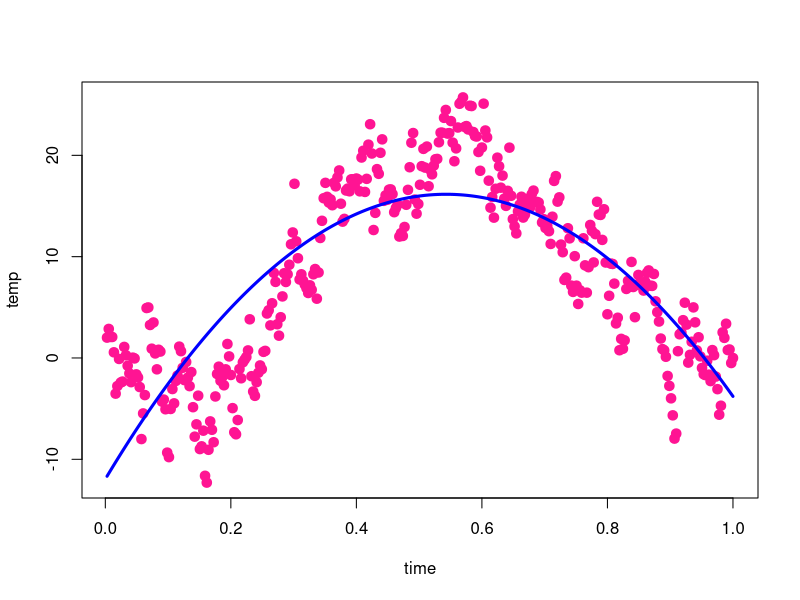
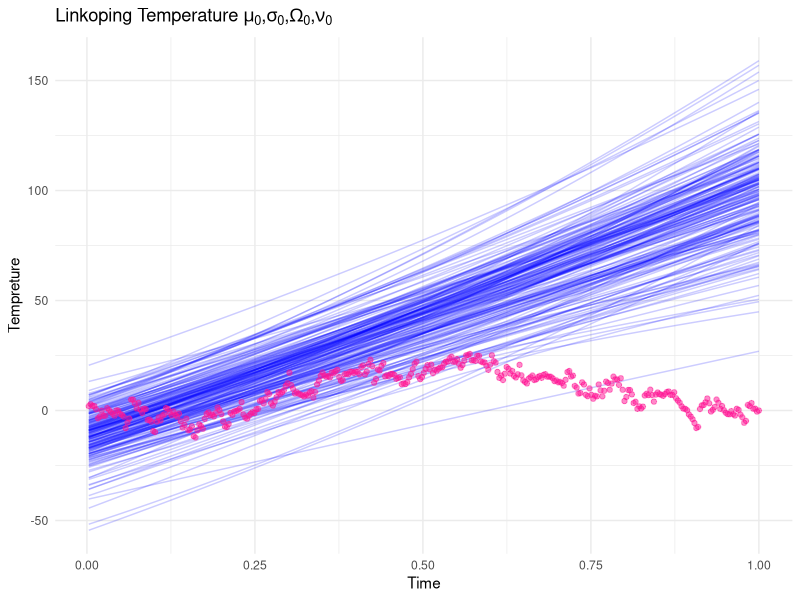
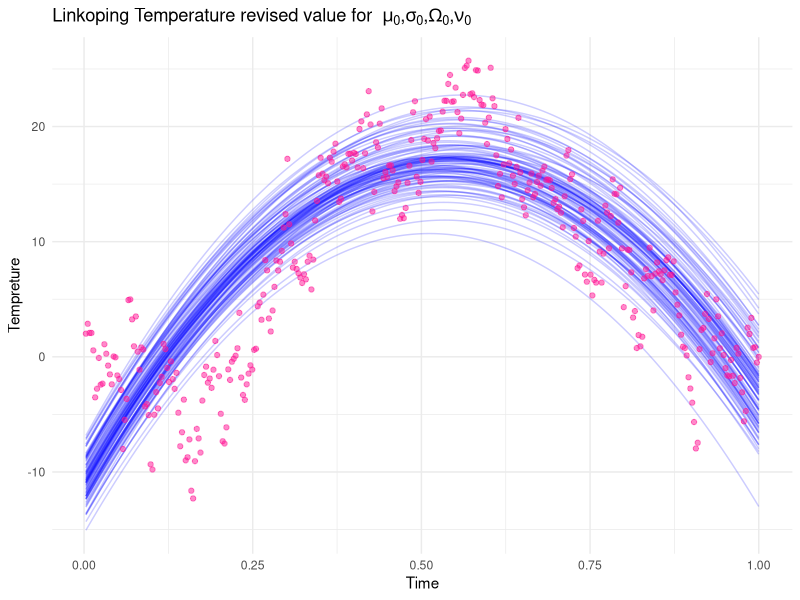
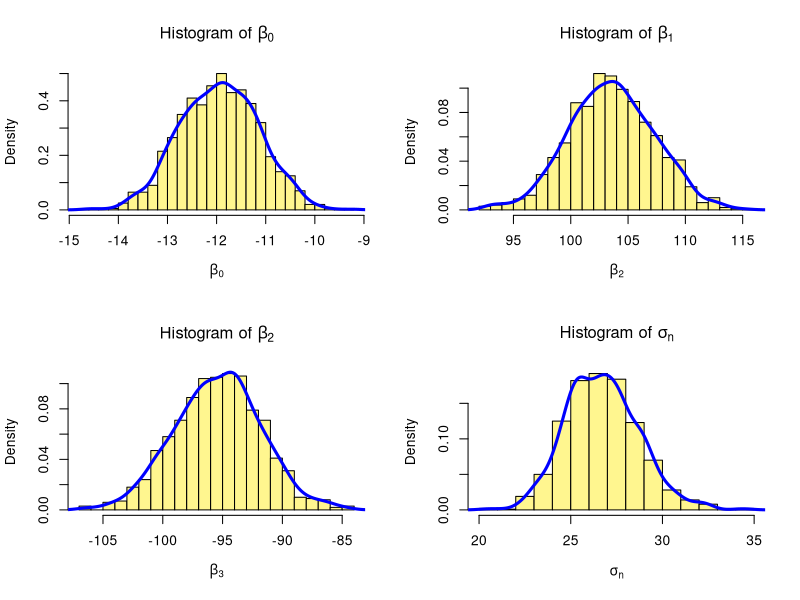
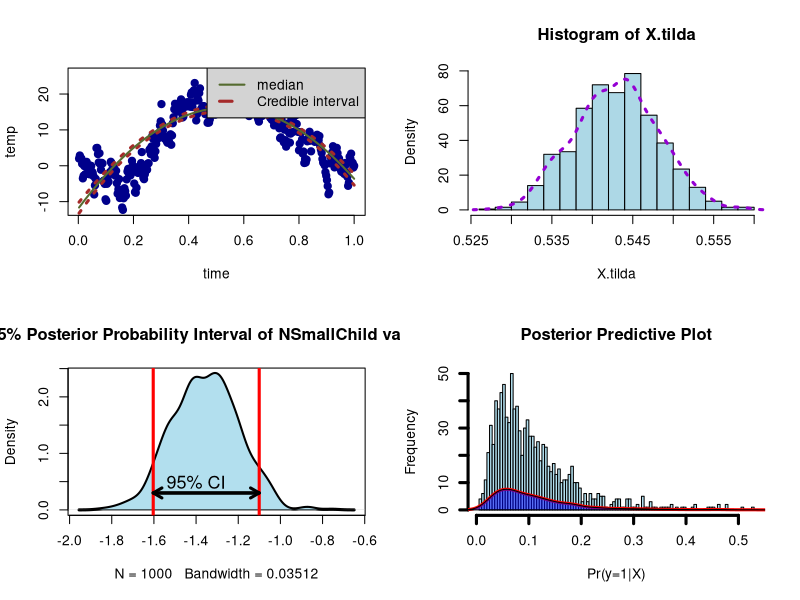
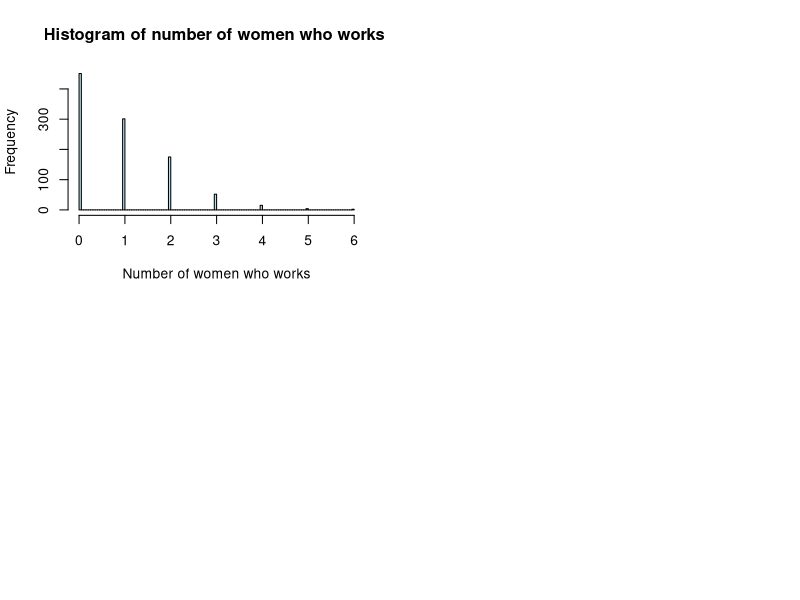

Reproduce these figures in R, in order.
TempLink = read.table("TempLinkoping.txt",header = TRUE)
attach(TempLink)

dim(TempLink)

head(TempLink)

# setting the initial values
mu.0 = c(-10,100,10)
omega.0 = 0.01*diag(3)
nu.0 = 4
sigma2.0 = 1



tau2<- function(data,mu,n){
    sum((log(data)-mu)^2)/n
}
# Random generation from a scaled inverse chisquare
rinvchisq <- function(draws, n, tau) {
chi_square <- rchisq(draws, n)
return( tau*(n-1)/chi_square )
}
# Density of a scaled inverse chisquare
dinvchisq <- function(data, df, tau) {
return( (tau2*df/2)^(df/2)/gamma(df/2) * exp(-df*tau2/(2*data)) / data^(1+df/2) )
}


lmTemp = lm( temp ~ time + I(time^2), data = TempLink)

summary(lmTemp)

sqrt(26.7)

sum(lmTemp$residuals**2)/length(lmTemp$residuals)

plot(y=temp,x=time,col='deeppink',pch=19,lwd=3)
lines(y=lmTemp$fitted.values,x=time,col='blue',lwd=3)

library(mvtnorm )


sigma2.prior <- function(){
    rinvchisq(draws = 1,n = nu.0,tau = sigma2.0)
}

Beta.prior <- function(sigma2){
    rmvnorm(mean =mu.0,n=1,sigma = sigma2*solve(omega.0))
}

# create empty structure for sigma,Beta and error
NDraws = 200
ErrorTerm = numeric(NDraws)
sigma2 = numeric(NDraws)
BetaList = matrix(,NDraws,3)
colnames(BetaList) = c('B0','B1','B2')


for(i in 1:NDraws){
    sigma2[i] = sigma2.prior()
    BetaList[i,1] = Beta.prior(sigma2[i])[1]
    BetaList[i,2] = Beta.prior(sigma2[i])[2]
    BetaList[i,3] = Beta.prior(sigma2[i])[3]
    ErrorTerm[i] = rnorm(1,mean = 0,sd = sqrt(sigma2))
}

Bayes.Regressor = matrix(,length(time),NDraws)

for(i in 1:NDraws){
    Bayes.Regressor[,i]= BetaList[i,1] +BetaList[i,2]*time + BetaList[i,3]*(time^2) + ErrorTerm[i]
}
colnames(Bayes.Regressor)=paste0('model',1:NDraws)

head(data.frame(Bayes.Regressor),1)

TempLink1=data.frame(TempLink)
models=data.frame(TempLink1,Bayes.Regressor)

# PLOT for start value of parameters
library(ggplot2)
plot_start_param= ggplot(models , aes(y=temp,x = time)) +
  labs(title =expression(paste("Linkoping Temperature"," " ,mu[0],',',sigma[0],",",
                               Omega[0],',',nu[0])),x = "Time", y="Tempreture") + theme_minimal()

for(i in names(models)[-c(1,2)]){
  plot_start_param = plot_start_param +
    geom_line(aes_string(y = i), color="blue", alpha=0.2)
}

plot_start_param = plot_start_param +
  geom_point(aes(y = temp), alpha=0.5,color='deeppink')
plot_start_param

lmTemp$coefficients

mu.0 = c(-11, 103,-95)
omega.0 = 0.01*diag(3)
nu.0 = 10
sigma2.0 =  0.03
NDraws=100
Bayes.Regressor2 = matrix(,length(time),NDraws)
ErrorTerm2 = numeric(NDraws)
sigma22 = numeric(NDraws)
BetaList2 = matrix(,NDraws,3)
colnames(BetaList2) = c('B0','B1','B2')
for(i in 1:NDraws){
    sigma22[i] = sigma2.prior()
    BetaList2[i,1] = Beta.prior(sigma22[i])[1]
    BetaList2[i,2] = Beta.prior(sigma22[i])[2]
    BetaList2[i,3] = Beta.prior(sigma22[i])[3]
    ErrorTerm[i] = rnorm(1,mean = 0,sd = sqrt(sigma22))
}
for(i in 1:NDraws){
    Bayes.Regressor2[,i]= BetaList2[i,1] +BetaList2[i,2]*time + BetaList2[i,3]*(time^2) + ErrorTerm2[i]
}
TempLink2=data.frame(TempLink)
models2=data.frame(TempLink2,Bayes.Regressor2)
plot_new_param= ggplot(models2 , aes(y=temp,x = time)) +
  labs(title =expression(paste("Linkoping Temperature revised value for "," " ,mu[0],',',sigma[0],",",
                               Omega[0],',',nu[0])),x = "Time", y="Tempreture") + theme_minimal()

for(i in names(models2)[-c(1,2)]){
  plot_new_param = plot_new_param +
    geom_line(aes_string(y = i), color="blue", alpha=0.2)
}

plot_new_param = plot_new_param +
  geom_point(aes(y = temp), alpha=0.5,color='deeppink')
plot_new_param

X=model.matrix(lmTemp)
y = temp
# setting the initial values
mu.0 =  c(-11, 103,-95)
omega.0 = 0.01*diag(3)
nu.0 = 4
sigma2.0 = 1
n = dim(X)[1]
NDraws = 1000

omega.n = t(X) %*% X + omega.0
nu.n = nu.0 + n -3 
betaHat = solve(t(X) %*% X) %*% t(X) %*% y
mu.n = solve(t(X) %*% X + omega.0) %*% (t(X) %*% X %*% betaHat + omega.0 %*% mu.0)
sigma2.n = (nu.0 * sigma2.0 + (t(y) %*% y + t(mu.0) %*% omega.0%*% mu.0 - t(mu.n) %*% omega.n %*% mu.n)) / nu.n

sigma2n.pos = numeric(NDraws)
BetaList2n.pos = matrix(,NDraws,3)
colnames(BetaList2n.pos)=c('B0','B1','B2')
pos.sigma2 <- function(nu.n,sigma2.n){
    rinvchisq(1,n = nu.n,tau = sigma2.n)
    
}
pos.Beta <- function(sigma2_n,mu_n,omega_n){
    rmvnorm(1, mu_n, solve(omega_n)*as.numeric(sigma2_n))
}

for (i in 1:NDraws ){
    sigma2n.pos[i] = pos.sigma2(nu.n,sigma2.n)
    BetaList2n.pos[i,] = pos.Beta(sigma2_n = sigma2.n,mu_n = mu.n,omega_n = omega.n)
}

par(mfrow=c(2,2))
p1 =hist(BetaList2n.pos[,1],breaks = 20,probability = TRUE,
         xlab = expression(beta[0]),col='khaki1',main=expression(paste('Histogram of'," " ,beta[0])))
lines(density(BetaList2n.pos[,1]),lwd=3,col='blue')
p2 = hist(BetaList2n.pos[,2],breaks = 20,probability = TRUE,
          xlab = expression(beta[2]),col='khaki1',main=expression(paste('Histogram of'," " ,beta[1])))
lines(density(BetaList2n.pos[,2]),lwd=3,col='blue')

p3 = hist(BetaList2n.pos[,3],breaks = 20,probability = TRUE,
          xlab = expression(beta[3]),col='khaki1',main=expression(paste('Histogram of'," " ,beta[2])))
lines(density(BetaList2n.pos[,3]),lwd=3,col='blue')

p4= hist(sigma2n.pos,probability=TRUE,col='khaki1',
         xlab = expression(sigma[n]),breaks=20,,main=expression(paste('Histogram of'," " ,sigma[n])))
lines(density(sigma2n.pos),lwd=3,col='blue')

Beta.median = apply ( BetaList2n.pos , 2, median )

f.time.median = Beta.median %*% t(X)

length(f.time.median)

# Estimation of the whole dataset with 1000 different beta parameters
ypost = BetaList2n.pos %*% t(X)

CI <- matrix(, n, 2)
colnames(CI) <- c("lower","upper")

# calculate the 95% credible interval
for(i in 1:n){
CI[i,] <- quantile( ypost[,i], probs = c(0.025,0.975))
}

plot(y=temp,x=time,lwd=2,pch=19,col = 'darkblue')
lines ( y = CI[ ,2] ,x= time , col= " brown ",lwd=3,lty = 3)
lines ( y = CI[ ,1] ,x= time , col= " brown ",lwd=3, lty = 3)
lines (y=f.time.median  ,x= time ,col ="darkolivegreen",lwd=2)
legend("topright",c('median','Credible interval'),lty=c(1:3),lwd=c(2,3),col=c('darkolivegreen','brown'),bg='lightgrey')

dim(ypost)

highest.Temp = numeric(n)
highest.Temp = apply(ypost,2,max)

X.tilda <- (-1*BetaList2n.pos[,2])/(2*BetaList2n.pos[,3])
hist(X.tilda,probability = TRUE,breaks = 20,col='lightblue')
lines(density(X.tilda),lwd=3,lty=3,col='darkviolet')

library(mvtnorm)
ww_data <- read.table('WomenWork.dat', header = TRUE)
rows <- nrow(ww_data)
cols <- ncol(ww_data)
y <- as.matrix(ww_data[1])
X <- as.matrix(ww_data[,2:cols])

params <- dim(X)[2]
mu <- as.matrix(rep(0,params))
tau = 10
Sigma = (tau^2)*diag(params)

LogPostLogistic <- function(betas,y,X,mu,Sigma){
  linPred <- X%*%betas;
  logLik <- sum(linPred*y - log(1 + exp(linPred)))
  logPrior <- dmvnorm(betas, mu, Sigma, log=TRUE)
  
  return(logLik + logPrior)
}

initValue <- matrix(0,params,1)

# Optimum beta(coefficient) are calculated
OptimRes <- optim(initValue,
                  LogPostLogistic, gr=NULL, y, X, mu, Sigma, method=c("BFGS"),
                  control=list(fnscale=-1), hessian=TRUE)

print('Posterior Mode: ')
print(OptimRes$par)
print('Inverse of hessian matrix')
inversehessian <- solve(OptimRes$hessian)
print(inversehessian)

print('Estimtes obtained using GLM model:')
print(glm(Work ~ 0 + ., data = ww_data, family = binomial)$coefficients)

beta_post <- OptimRes$par
names(beta_post) <- colnames(ww_data[,2:cols])
approx_par_NSC <- rnorm(1000,beta_post['NSmallChild'],-inversehessian[7,7])
lowerInterval <- quantile(approx_par_NSC,0.05)
upperInterval <- quantile(approx_par_NSC, 0.95)

plot(density(approx_par_NSC),lwd = 3,main = '95% Posterior Probability Interval of NSmallChild variable')
polygon(density(approx_par_NSC), col = 'lightblue2')
abline(v = lowerInterval, col = 'red', lwd = 3)
abline(v = upperInterval, col = 'red', lwd = 3)
arrows(lowerInterval,0.3,upperInterval,0.3,length = 0.1,col = 'black',lwd = 3)
arrows(upperInterval,0.3,lowerInterval,0.3,length = 0.1,col = 'black',lwd = 3)
text(-1.4,0.5, '95% CI', lwd = 3,cex = 1.3)

posteriorPredictive <- function(x, beta_post, inversehessian){
  post_sample <- rmvnorm(1, beta_post,-inversehessian)
  logist_prob <- (exp(x %*% t(post_sample)))/(1 + exp(x %*% t(post_sample)))
  return(logist_prob)
}

x <- c(1,13, 8, 11, (11/10)^2, 37, 2, 0)
nsamples = 1000
post_predict <- c(rep(0,nsamples))
for(i in 1:nsamples){
  post_predict[i] <- posteriorPredictive(x, beta_post, inversehessian)
}
#print(post_predict)
hist(post_predict, breaks = 100, 
     col = 'lightblue2',lwd = 3,
     xlab = 'Pr(y=1|X)',
     main = 'Posterior Predictive Plot')
lines(density(post_predict), col = 'red',lwd = 3)
polygon(density(post_predict), col = rgb(red = 0, green = 0, blue = 1, alpha = 0.5))

posteriorPredictiveBinomial <- function(x, beta_post, inversehessian){
  post_sample <- rmvnorm(1, beta_post,-inversehessian)
  logist_prob1 <- (exp(x %*% t(post_sample)))/(1 + exp(x %*% t(post_sample)))
  logist_prob <- sum(rbinom(1,8,logist_prob1))
  return(logist_prob)
}

test_data <- matrix(x,nrow=8, ncol=8,byrow = TRUE)
nsamples = 1000
post_predict <- c(rep(0,nsamples))
for(i in 1:nsamples){
  post_predict[i] <- posteriorPredictiveBinomial(test_data, beta_post, inversehessian)
}
hist(post_predict,breaks = 100,col = 'lightblue2',
     xlab = 'Number of women who works',
     main = 'Histogram of number of women who works ')
